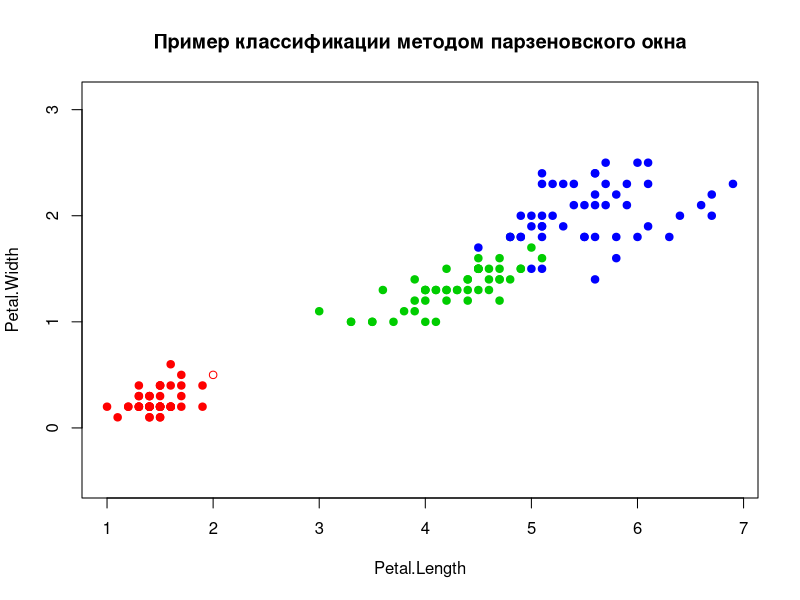

Generate this figure with R:
# Функции ядер
RectKer <- function(r) (abs(r) <= 1) * 0.5
TriaKer <- function(r) (abs(r) <= 1) * (1 - abs(r))
QuarKer <- function(r) (abs(r) <= 1) * (1 - r^2)^2
EpanKer <- function(r) (abs(r) <= 1) * (1 - r^2)
GausKer <- function(r) dnorm(r)

euclideanDistance <- function(u, v)
{
  sqrt(sum((u - v)^2))
}

DistanceToDataFrame <- function(xl, z, metricFunction = euclideanDistance)
{
  lengthDat <- nrow(xl)
  n <- dim(xl)[2]-1
  for(i in 1:lengthDat)
  {
    xl$distance[i] <- metricFunction(xl[i,1:n],z)
  }

  return (xl);
}

parsen <- function(dat, z, h=c(0.35), kerF = RectKer) {
  n <- dim(dat)[2]
  m <- dim(dat)[1]
  datWithDist <- DistanceToDataFrame(dat, z)
  
  classifiedObjects <- rep("", length(h))
  
  for(i in seq(length(h)))
  {
    classes <- rep(0, length(names(table(dat[,n]))))
    names(classes) <- names(table(dat[,n]))
    
    for(j in 1:m){
      y <- datWithDist[j, n]
      w <- kerF(datWithDist[j,4]/h[i])
      classes[y] <- classes[y] + w
    }
    if(sum(classes) > 0) {
      class <- names(which.max(classes))
    } else {
      class <- ""
    }
    classifiedObjects[i] = class
  }
  return(classifiedObjects)
}


looCV <- function(dat, algo,...){
  l <- length(dat[[1]])
  correct <- rep(0, length(l))
  
  for (i in seq(l)) {
    trainData <- dat[-i, ]
    control <- dat[i, ]
    
    res <- algo(trainData, control[1:2],...)
    correct <- correct + (res != control$Species)
  }
  
  res <- (correct/l)
  return (res)
}

looCV_parsen <- function(dat, h)
{
  dat<-iris[,3:5]
  h<-seq(0.1,4,0.05)
  res <- looCV(dat, parsen, h)
  lfromh <- data.frame("h"=h, "LOO"=res)
  title<- "LOO метода парзеновского окна с прямоугольным ядром"
  jpeg(file="D:/SMPR/metric/alg_parsen/rect_LOO.jpeg",width = 697, height = 502)
  plot(lfromh, type="l", main=title)
  # best h with lowest Q
  m = lfromh[which.min(lfromh$LOO),]
  points(m, pch=21, bg="green")
  
  text(m[["h"]], m[["LOO"]], adj=c(0,-1), sprintf("(%.3f; %.3f)", m[["h"]], m[["LOO"]]))
  
  return (m)
}


# Классифицировать обьект с координатами z1,z2
FindParsen <- function(z1, z2, h, kerF) {
  points(z1,z2, pch = 21, col=colors[parsen(iris[,3:5],c(z1,z2),h,kerF)])
}

PlotMapParsen <- function(h = 0.1, kerF = EpanKer, label="ядром Епанечникова") {
  #jpeg(file=paste0("D:/SMPR/metric/alg_parsen/PlotMap_",as.character(substitute(kerF)),"_%03d.jpeg"),width = 697, height = 502)
  plot(iris[, 3:4], main=paste("Карта классификации\nдля парзеновского окна с", label), pch = 21, bg = colors[iris$Species], col = colors[iris$Species], asp='1') 
  for (i in seq(0,7,0.1)) {
    print(i)
    for (j in seq(0,3,0.1)){
      print(j)
      FindParsen(i,j,h,kerF)
    }
  }
}

demo <- function(){
  plot(iris[, 3:4], main="Пример классификации методом парзеновского окна", pch = 21, bg = colors[iris$Species], col = colors[iris$Species], asp='1')
  z <- c(2,0.5)
  result <- parsen(iris[,3:5],z,c(0.35),EpanKer)
  points(z[1],z[2], pch = 21, col=colors[result])
}

colors <- c( "setosa"="red", "versicolor"="green3", "virginica"="blue" )
demo()

#looCV_parsen(iris[,3:5],seq(0.1,4,0.5))
#PlotMapParsen(0.35, RectKer, "прямоугольным ядром")

